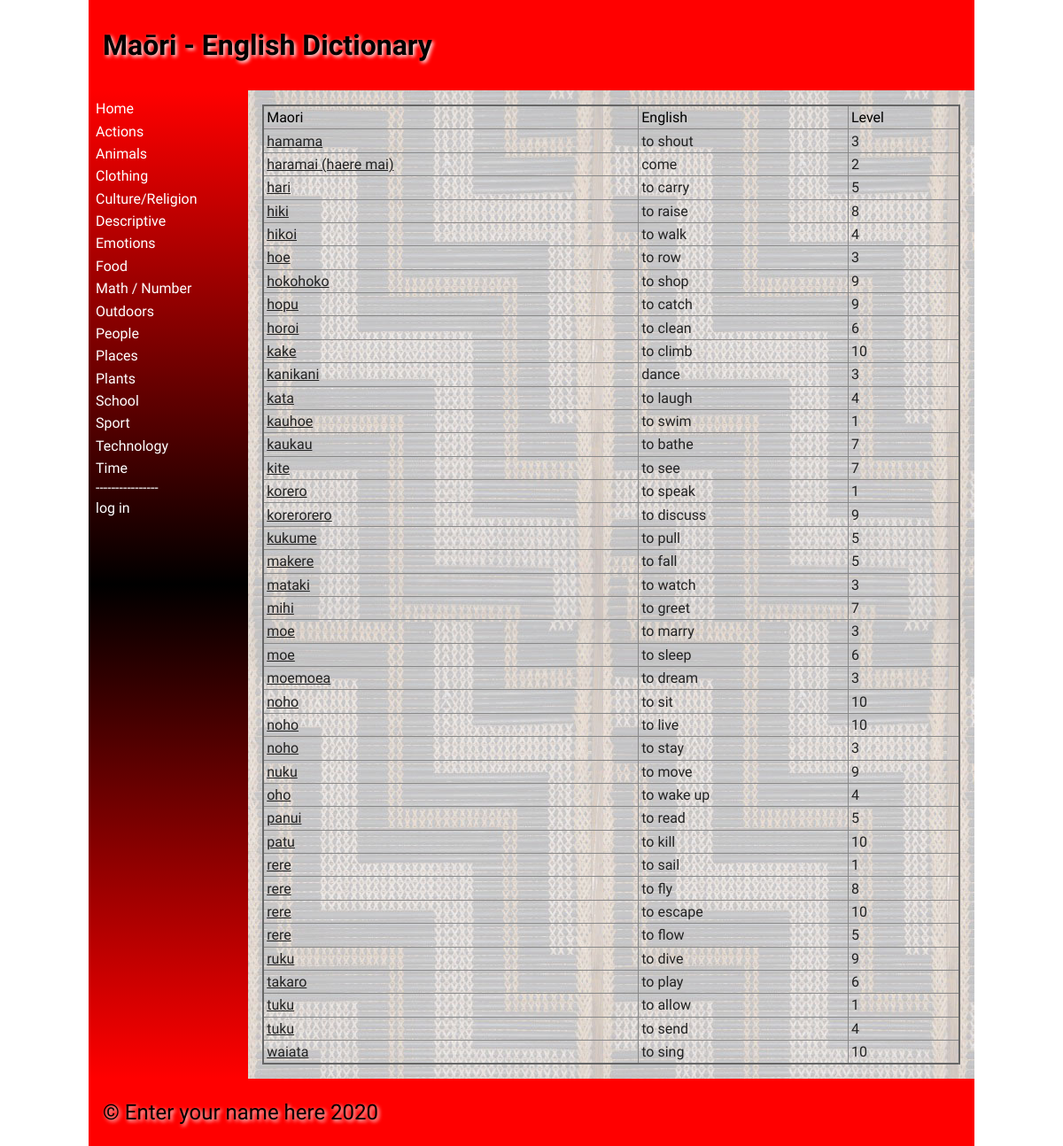
The page /category/1 on the database as committed earlier.
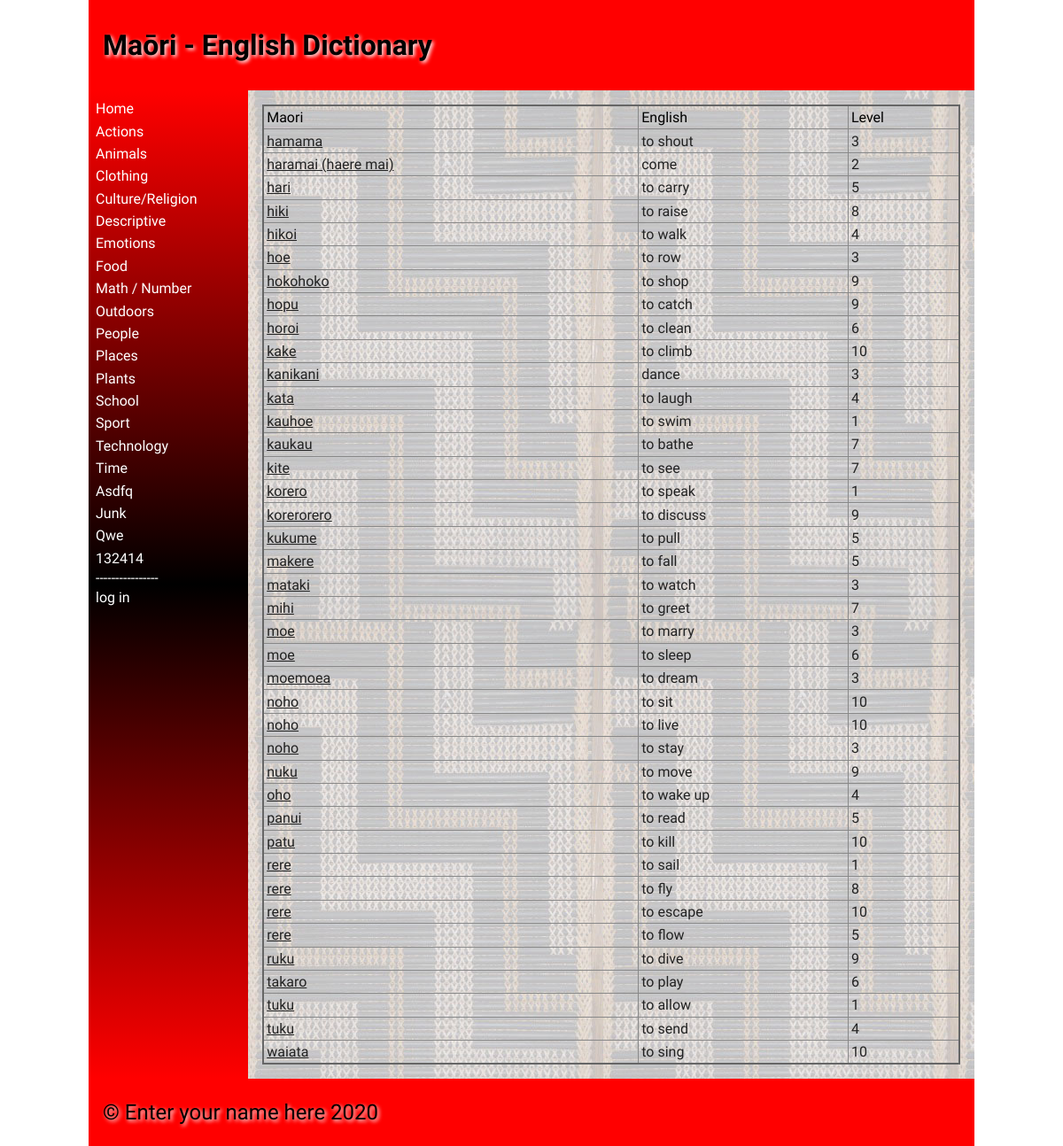
The same page on the database as committed later.
### tables this page shows
CREATE TABLE category
(
	id integer
		constraint category_pk
			primary key autoincrement,
	category varchar(30)
);

CREATE TABLE "wordbank"
(
	id integer
		constraint wordbank_pk
			primary key autoincrement,
	maori varchar(30),
	english varchar(30),
	categories integer,
	definition varchar(200),
	level integer,
	image varchar(30),
	date datetime
);

### app.py (the view)
@app.route('/category/<category_id>')
def category_pages(category_id):
    try:
        category_id = int(category_id)
    except ValueError:
        print("{} is not an integer".format(category_id))
        return redirect("/menu?error=Invalid+product+id")
    return render_template("category.html",wordlist=wordbank_list(),categories=categories(),category_id=category_id)

### app.py (called while the page is built)
def create_connection(db_file):
    try:
        connection=sqlite3.connect(db_file)
        connection.execute('pragma foreign_keys=ON')
        return connection
    except Error as error:
        print(error)
    return None

def categories():
    con=create_connection(DATABASE)
    query="SELECT category,id FROM category"
    cur=con.cursor()
    cur.execute(query)
    category_list=cur.fetchall()
    con.close()
    return category_list

def wordbank_list():
    con=create_connection(DATABASE)
    query="SELECT id,maori,english,categories,definition,level,image,date FROM wordbank"
    cur=con.cursor()
    cur.execute(query,)
    wordbank_list=cur.fetchall()
    con.close()
    print(wordbank_list)
    return wordbank_list

### templates/category.html (shortened to what this page needs)
{% extends 'base.html' %}
{% block heading %}Maōri - English Dictionary{% endblock %}
{% block main %}
<table class = "cart-table">
    <thead>
        <tr>
            <td>Maori</td>
            <td>English</td>
            <td>Level</td>
        </tr>
    </thead>
    <tbody>
    {% for wordbank in wordlist %}
        {%  if wordbank[3] == category_id %}
        <tr>
            <td><a href = "/word/{{ wordbank[0] }}">{{ wordbank[1] }}</a></td>
            <td><a>{{ wordbank[2] }}</a></td>
            <td><a>{{ wordbank[5] }}</a></td>
        </tr>
        {% endif %}
    {% endfor %}
    </tbody>
</table>
{% endblock %}

### templates/base.html (shortened to what this page needs)
<!doctype html>
<html lang="en">
<head>
	<link href="{{ url_for('static', filename='css/style.css') }}" rel="stylesheet">
</head>
<body>
	<div id="container">
		<header>
			<h1>{% block heading %}{% endblock %}</h1>
		</header>
		<nav>
			<ul>
                <li><a href="\">Home</a></li>
                {% for category in categories %}
                    <li><a href="/category/{{ category[1] }}">{{ category[0] }}</a></li>
                {% endfor %}
                <div>
                    <a>----------------</a>
                    {% if logged_in %}
                    <li><a href = "/admin"> Admin</a></li>
                    <li><a href = "/logout">log out</a></li>
                    {% else %}
                    <li><a href = "/login">log in</a></li>
                    {% endif %}
                </div>
			</ul>
		</nav>
		<main>
            {% block main%}{% endblock %}
        </main>
		<footer>
			<p>
				&copy; Enter your name here 2020
			</p>
		</footer>
	</div>
</body>
</html>

### static/css/style.css (style rules this page uses)
* { font-family: Comfortaa, sans-serif; margin: 0; padding: 0; box-sizing: border-box; }
#container { display: grid; grid-template-columns: 75px auto; grid-template-areas: 'nav header' 'main main' 'footer footer'; }
header { grid-area: header; background-color: #f00; padding: 1rem; }
nav { grid-area: nav; }
main { grid-area: main; padding: 1rem; background-color: #edd; }
h1, h2, h3, h4 { padding: 1rem 0; font-family: 'Suez One', serif; color: #000; text-shadow: 2px 2px 4px #fff; }
p { padding: 0.5rem 0; }
a { color: #222; }
table { width: 100%; border: 2px solid #666; border-collapse: collapse; }
th, td { border: 1px solid #888; padding: 0.2rem; text-align: left; }
footer { grid-area: footer; padding: 1rem; background-color: #f00; }
footer p { color: #000; text-shadow: 2px 2px 4px #fff; font-size: 1.5rem; }
@media only screen and (min-width: 768px) { #container { grid-template-columns: 180px auto; grid-template-areas: 'header header' 'nav main' 'footer footer'; } }
@media only screen and (min-width: 768px) { nav { background: linear-gradient(180deg, rgba(255,0,0,1) 0%, rgba(0, 0, 0, 1) 50%, rgba(255,0,0,1) 100%); padding: 0.5rem; } }
@media only screen and (min-width: 768px) { nav ul { list-style: none; } }
@media only screen and (min-width: 768px) { nav li { padding: 0.2rem 0; } }
@media only screen and (min-width: 768px) { nav a { color: #fff; text-decoration: none; } }
@media only screen and (min-width: 768px) { main { background-image: url('/poutama.jpg'); } }
@media only screen and (min-width: 1000px) { #container { width: 1000px; margin: auto; } }

Rows that differ between the two databases and show on the page:
added category: category "Asdfq"
added category: category "Junk"
added category: category "Qwe"
added category: category "132414"
